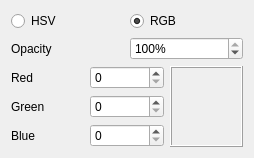
<?xml version="1.0" encoding="UTF-8"?>
<ui version="4.0">
 <author>liuyanghejerry@126.com</author>
 <class>ColorSpinBoxGroup</class>
 <widget class="QWidget" name="ColorSpinBoxGroup">
  <property name="geometry">
   <rect>
    <x>0</x>
    <y>0</y>
    <width>254</width>
    <height>152</height>
   </rect>
  </property>
  <layout class="QVBoxLayout" name="verticalLayout">
   <item>
    <layout class="QHBoxLayout" name="horizontalLayout">
     <item>
      <widget class="QRadioButton" name="hsv">
       <property name="text">
        <string>HSV</string>
       </property>
      </widget>
     </item>
     <item>
      <widget class="QRadioButton" name="rgb">
       <property name="text">
        <string>RGB</string>
       </property>
       <property name="checked">
        <bool>true</bool>
       </property>
      </widget>
     </item>
    </layout>
   </item>
   <item>
    <layout class="QHBoxLayout" name="horizontalLayout_2">
     <item>
      <widget class="QLabel" name="opacity">
       <property name="text">
        <string>Opacity</string>
       </property>
      </widget>
     </item>
     <item>
      <widget class="QSpinBox" name="opacityBox">
       <property name="suffix">
        <string>%</string>
       </property>
       <property name="maximum">
        <number>100</number>
       </property>
       <property name="value">
        <number>100</number>
       </property>
      </widget>
     </item>
    </layout>
   </item>
   <item>
    <layout class="QGridLayout" name="gridLayout">
     <item row="0" column="0">
      <widget class="QLabel" name="red">
       <property name="text">
        <string>Red</string>
       </property>
      </widget>
     </item>
     <item row="0" column="1">
      <widget class="QSpinBox" name="RedspinBox">
       <property name="maximum">
        <number>255</number>
       </property>
      </widget>
     </item>
     <item row="1" column="0">
      <widget class="QLabel" name="green">
       <property name="text">
        <string>Green</string>
       </property>
      </widget>
     </item>
     <item row="1" column="1">
      <widget class="QSpinBox" name="GreenspinBox">
       <property name="maximum">
        <number>255</number>
       </property>
      </widget>
     </item>
     <item row="2" column="0">
      <widget class="QLabel" name="blue">
       <property name="text">
        <string>Blue</string>
       </property>
      </widget>
     </item>
     <item row="2" column="1">
      <widget class="QSpinBox" name="BluespinBox">
       <property name="maximum">
        <number>255</number>
       </property>
      </widget>
     </item>
     <item row="0" column="2" rowspan="3">
      <widget class="QLabel" name="label">
       <property name="autoFillBackground">
        <bool>true</bool>
       </property>
       <property name="frameShape">
        <enum>QFrame::Box</enum>
       </property>
       <property name="frameShadow">
        <enum>QFrame::Raised</enum>
       </property>
      </widget>
     </item>
    </layout>
   </item>
  </layout>
 </widget>
 <tabstops>
  <tabstop>hsv</tabstop>
  <tabstop>rgb</tabstop>
  <tabstop>RedspinBox</tabstop>
  <tabstop>GreenspinBox</tabstop>
  <tabstop>BluespinBox</tabstop>
 </tabstops>
 <resources/>
 <connections/>
</ui>
